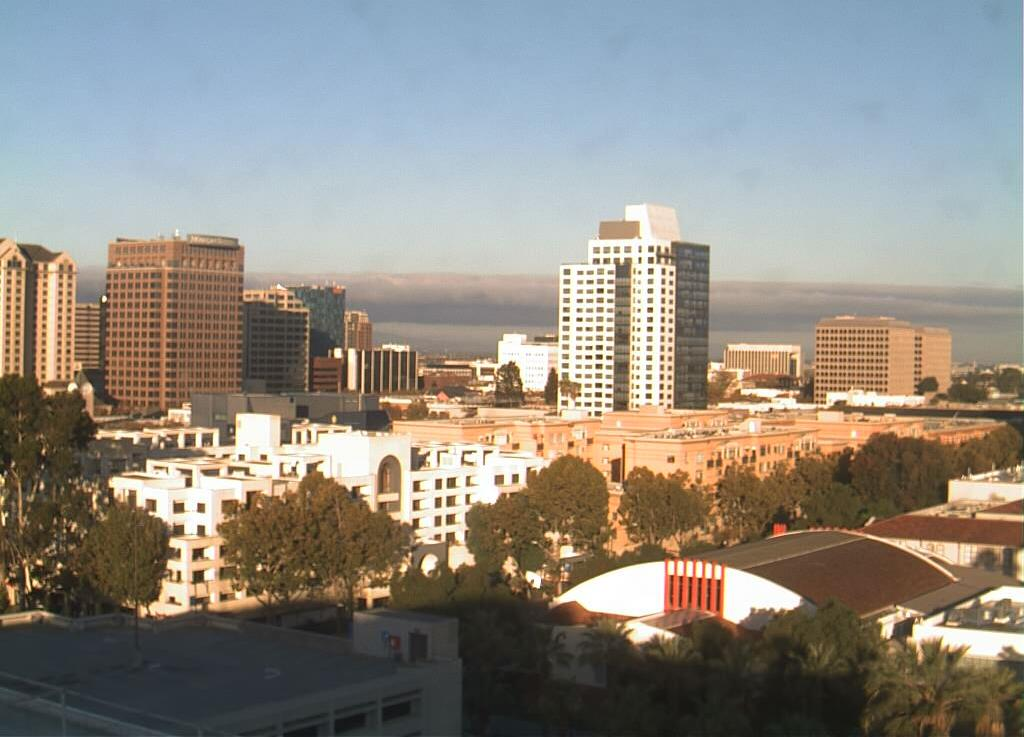
#> input picture Excercises/day_night_images/test/day/20151101_152512.jpg, 1024 x 737 px; its folder holds only this picture in this run
$ jupyter execute --allow-errors 'Day and Night Classifier.ipynb'   (shell and % lines are left out)
#> lines starting #> are read from the running program, lines starting #| are printed output that depends on the picture
# Day and Night Classifier

The day/night image dataset consists of 400 RGB color images in two categories: day and night. There are equal numbers of each example: 200 day images and 200 night images.

We'd like to build a classifier that can accurately label these images as day or night, and that relies on finding distinguishing features between the two types of images!

*Note: All images come from the [AMOS dataset](http://cs.uky.edu/~jacobs/datasets/amos/) (Archive of Many Outdoor Scenes).*

[cell 1]
import os
import glob
import matplotlib.image as mpimg
import matplotlib.pyplot as plt
import numpy as np
import cv2

## Training and Testing Data

The 400 day/night images are separated into training and testing datasets.

* 60% of these images are training images, for you to use as you create a classifier.
* 40% are test images, which will be used to test the accuracy of your classifier.

First, we set some variables to keep track of some where our images are stored:

    image_dir_training: the directory where our training image data is stored
    image_dir_test: the directory where our test image data is stored

## Load dataset

[cell 2]
def load_dataset(image_dir):

#> called with image_dir = 'day_night_images/training/'
    im_list = []
    image_types = ['day', 'night']

    for image_type in image_types:

        for file in glob.glob(os.path.join(image_dir, image_type, '*')):

            # read the image
            im = mpimg.imread(file)
#> im is the input picture: shape (737, 1024, 3); mean R, G, B 143.8, 138.9, 130.5

            # check is image exists
            if im is not None:
                # big list with image (numpy array) and it's type
                im_list.append((im, image_type))

    return im_list

[cell 3]
# image data directories
image_dir_training = 'day_night_images/training/'
image_dir_test = 'day_night_images/test/'

[cell 4]
image_training_list = load_dataset(image_dir_training)
#> image_training_list = 1 item
print('Total training images', len(image_training_list))
#| Total training images 1

### Visualize images

[cell 5]
image_index = 0
select_image = image_training_list[image_index][0]
select_label = image_training_list[image_index][1]
#> select_label = 'day'

plt.imshow(select_image)
print('Shape: ', select_image.shape)
#| Shape:  (737, 1024, 3)
print('Label: ', select_label)
#| Label:  day

[cell 6]
image_index = 120
#> (the rest of this cell did not finish here and is left out)

##  Pre-process the Data

### Standarize image

[cell 7]
def standarize_input(image):

    standard_im = cv2.resize(image, (1100, 600))
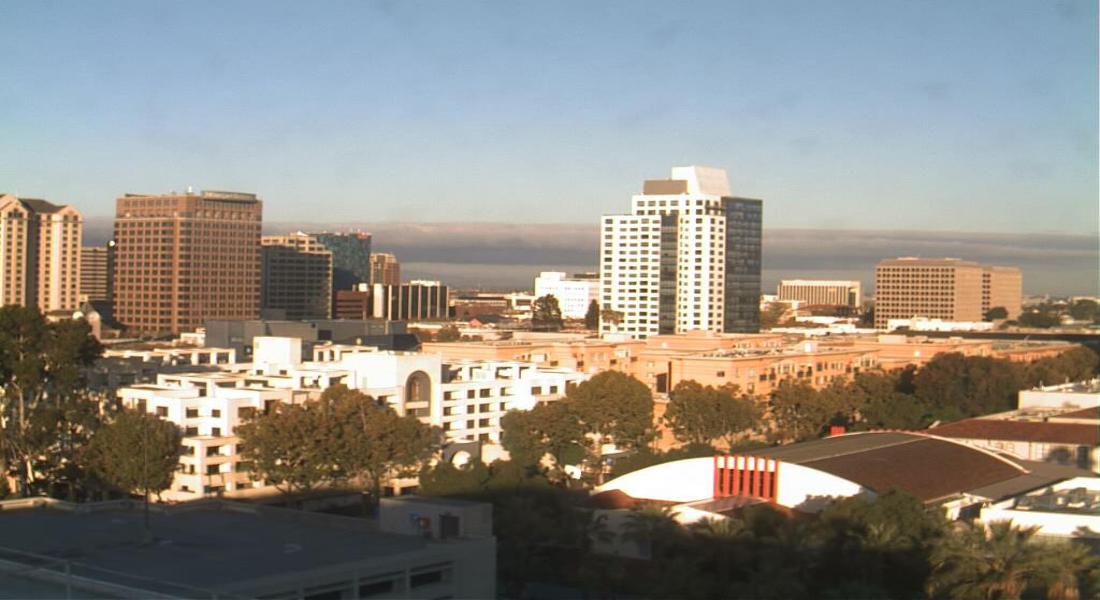
#> standard_im: shape (600, 1100, 3); mean R, G, B 143.7, 138.8, 130.4

    return standard_im

[cell 8]
im_st = standarize_input(select_image)
plt.imshow(im_st)

### Encoding labels

[cell 9]
def encode(label):

    numerical_value = 0

    if label == 'day':
        numerical_value = 1
    elif label == 'night':
        numerical_value = 0
    else:
        print('Error! The label should be day or night')

    return numerical_value

### `STANDARDIZED_LIST` of input images and output labels

[cell 10]
def standarize(image_list):

    standarize_list = []

    for image in image_list:

        im_standar = standarize_input(image[0])
        label_numerical = encode(image[1])

        standarize_list.append((im_standar, label_numerical))
#> this loop made 1 pass
#> (numerical_value in encode, label_numerical) on pass 1: (1, 1)
#> after the loop, standarize_list = 1 item

    return standarize_list

[cell 11]
# Standardize all training images
standarize_training_list = standarize(image_training_list)
#> standarize_training_list = 1 item
len(standarize_training_list)
#> Out = 1

### Visualize standardized images

[cell 12]
image_index = 0
select_image = standarize_training_list[image_index][0]
select_label = standarize_training_list[image_index][1]
#> select_label = 1

plt.imshow(select_image)
print('Shape: ', select_image.shape)
#| Shape:  (600, 1100, 3)
print('Label [1 = day, 0 = night]: ', select_label)
#| Label [1 = day, 0 = night]:  1

## Feature Extraction

### RGB to HSV

[cell 13]
# Convert and image to HSV colorspace
# Visualize the individual color channels

hsv = cv2.cvtColor(select_image, cv2.COLOR_RGB2HSV)
#> hsv: shape (600, 1100, 3); mean H, S, V 52.5, 71.7, 157.8

h = hsv[:, :, 0]
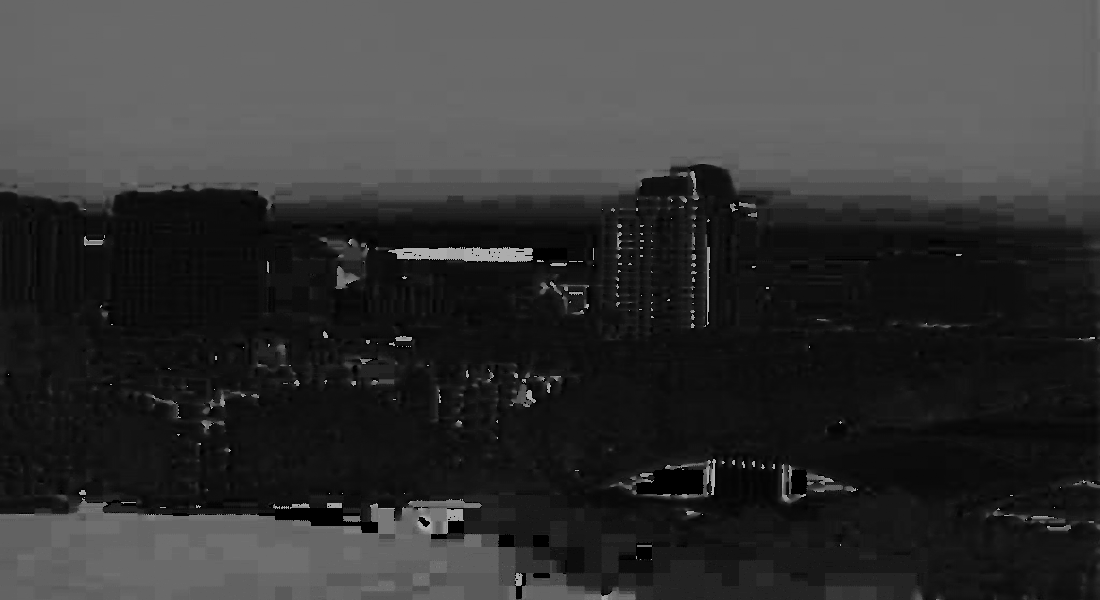
#> h: shape (600, 1100); min 0, max 179, mean 52.5
s = hsv[:, :, 1]
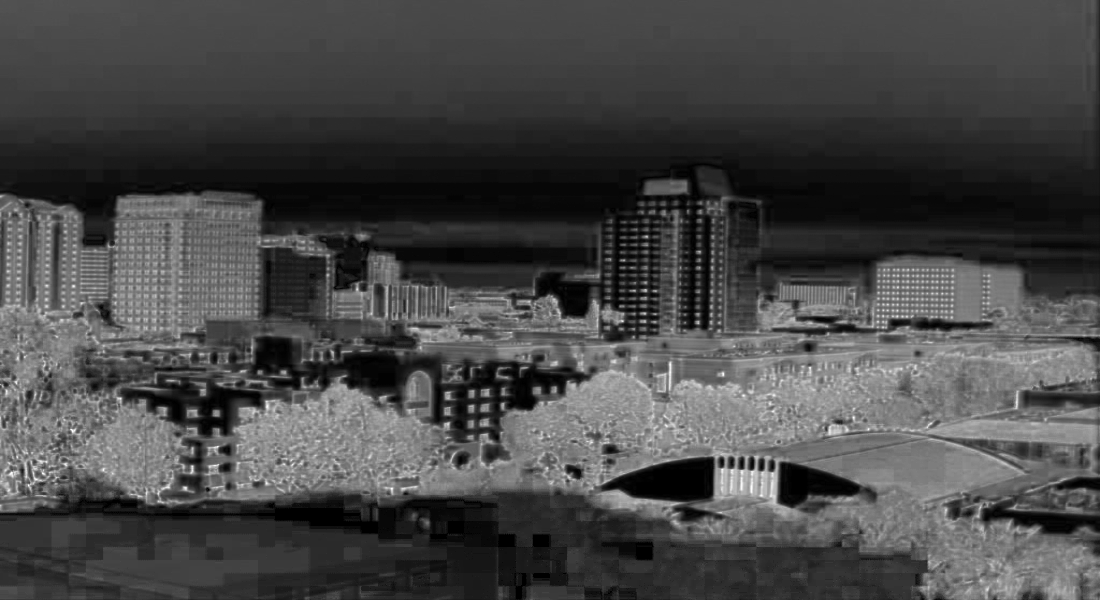
#> s: shape (600, 1100); min 0, max 255, mean 71.7
v = hsv[:, :, 2]
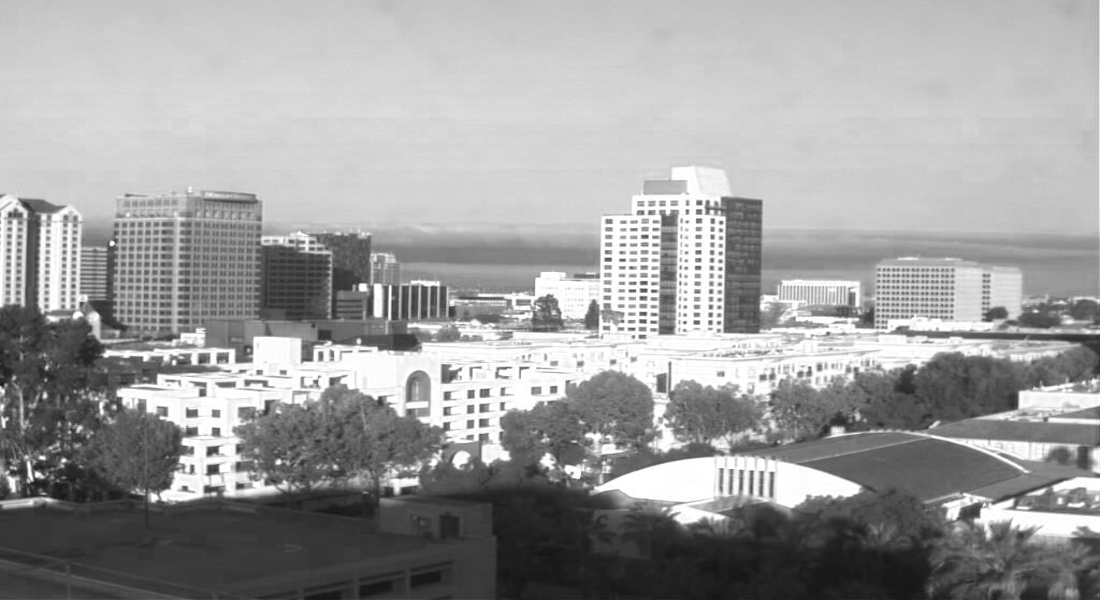
#> v: shape (600, 1100); min 21, max 255, mean 157.8

f, (ax1, ax2, ax3, ax4) = plt.subplots(1, 4, figsize=(20, 10))

ax1.set_title('Standardized image')
ax1.imshow(select_image)

ax2.set_title('H channel')
ax2.imshow(h, cmap='gray')

ax3.set_title('S channel')
ax3.imshow(s, cmap='gray')

ax4.set_title('V channel')
ax4.imshow(s, cmap='gray')
plt.show()

[cell 14]
def avg_brightness(rgb_image):

    hsv = cv2.cvtColor(rgb_image, cv2.COLOR_RGB2HSV)
    v = hsv[:, :, 2]
    sum_brightness = np.sum(v)
#> sum_brightness = 104165597
    total_area = rgb_image.shape[0]*rgb_image.shape[1]
#> total_area = 660000

    avg = sum_brightness/total_area
#> avg = 157.8

    return avg

[cell 15]
day_index = 0
day_image = standarize_training_list[day_index][0]
day_avg = avg_brightness(day_image)
#> day_avg = 157.8

night_index = 120
#> (the rest of this cell did not finish here and is left out)

## Classification and Visualizing Error

[cell 16]
def estimate_label(rgb_image, threshold=100):

    predicted_label  = 0 #night

    avg = avg_brightness(rgb_image)

    # if the avg brightness is above to threshold the image will be classified as a day
    if avg > threshold:
        predicted_label = 1 #day

    return predicted_label

[cell 17]
def classifier(image_list):

    misclassified_images = [] # list of misclassified images: images, true label, predited_label
    total_image = len(image_list)
#> total_image = 1
    count = 0 # amount of correct image predicted

    for image in image_list:
        predicted_label = estimate_label(image[0])
        true_label = image[1]

        if predicted_label == true_label:
            count += 1
        else:
            misclassified_images.append((image[0], true_label, predicted_label)) #
#> this loop made 1 pass
#> (predicted_label, true_label, count) on pass 1: (1, 1, 1)
#> after the loop, count = 1; misclassified_images = []

    accuracy = count/total_image
#> accuracy = 1

    return accuracy, misclassified_images

### Training dataset

[cell 18]
accuracy, misclassified_images = classifier(standarize_training_list)
#> accuracy = 1; misclassified_images = []
total = len(standarize_training_list)
#> total = 1
print('Accuracy: ' + str(accuracy))
#| Accuracy: 1.0
print("Number of misclassified images = " + str(len(misclassified_images)) +' out of '+ str(total))
#| Number of misclassified images = 0 out of 1

### Test dataset

[cell 19]
image_test_list = load_dataset(image_dir_test)
#> image_test_list = 1 item
standarize_test_list = standarize(image_test_list)
#> the loop in standarize (call 2), `for image in image_list: ` made 1 pass
#> standarize_test_list = 1 item

accuracy, misclassified_images = classifier(standarize_test_list)
#> the loop in classifier (call 2), `for image in image_list:` made 1 pass
total = len(standarize_test_list)
print('Accuracy: ' + str(accuracy))
#| Accuracy: 1.0
print("Number of misclassified images = " + str(len(misclassified_images)) +' out of '+ str(total))
#| Number of misclassified images = 0 out of 1
